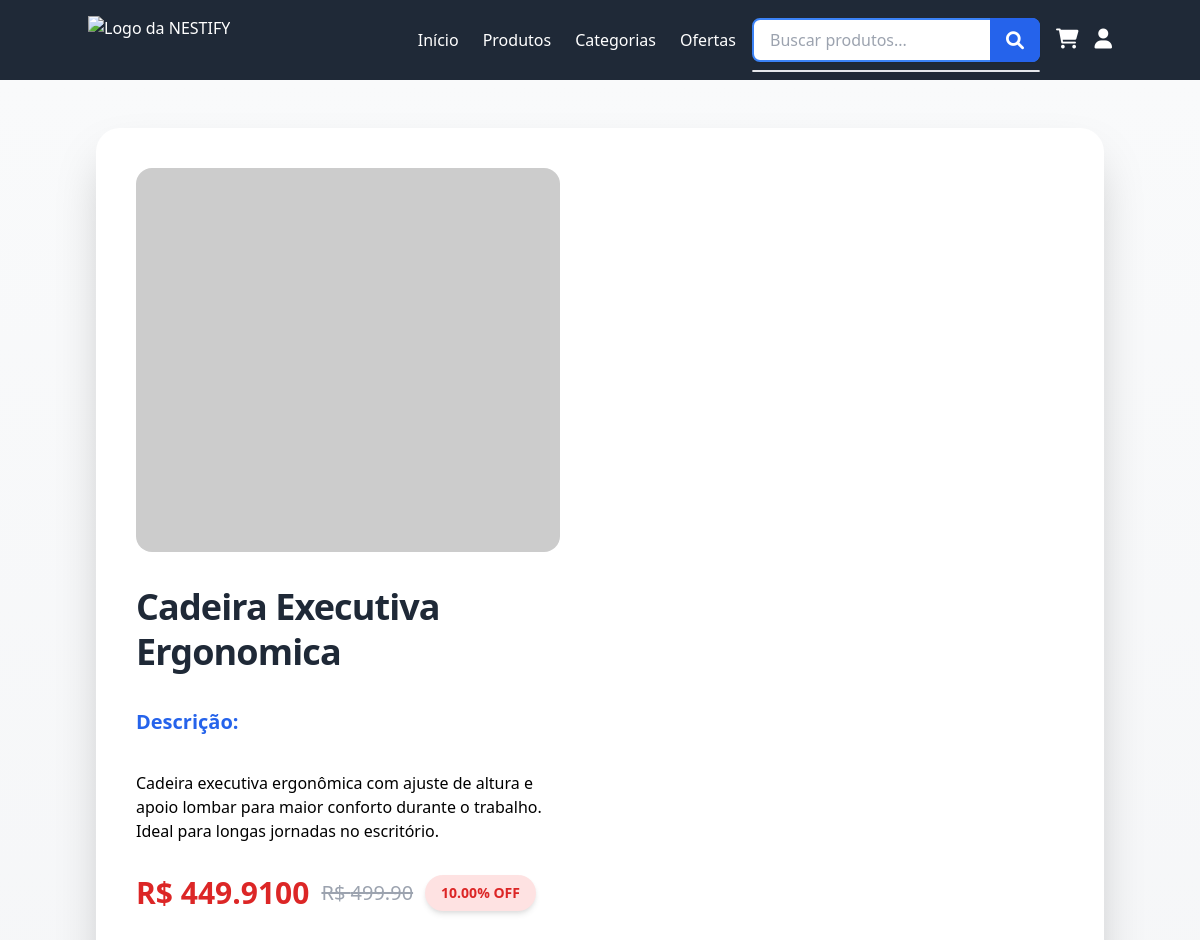
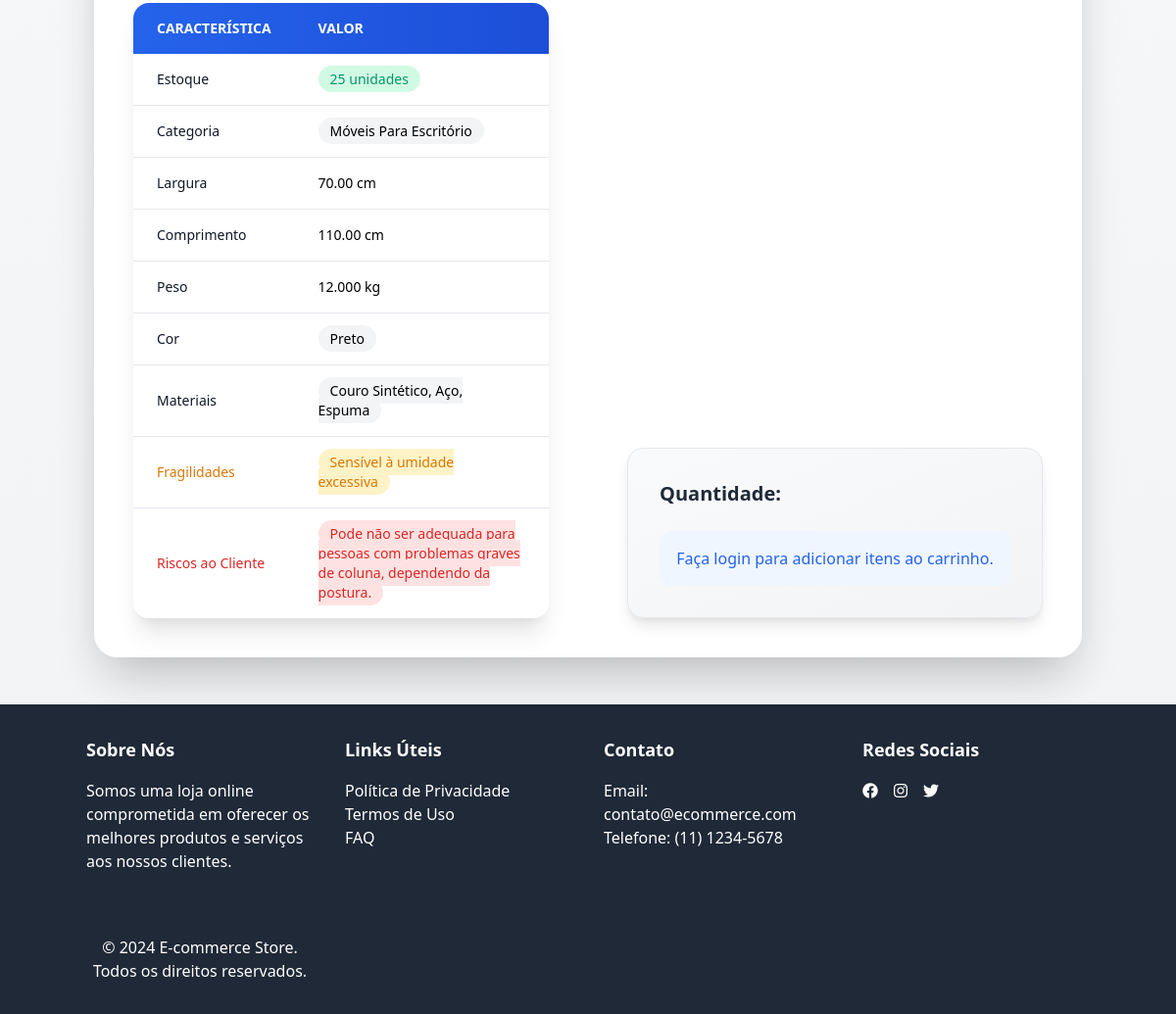
The app's page /product_detail/1/ with its own data (2 pictures, top to bottom).
### loja/models.py (models this page shows, shortened)
class Product(models.Model):
    image = models.ImageField(upload_to='products/', blank=True, null=True)
    name = models.CharField(max_length=100)
    description = models.TextField()
    price = models.DecimalField(max_digits=10, decimal_places=2, validators=[MinValueValidator(Decimal('0.01'))])
    discount = models.DecimalField(max_digits=5, decimal_places=2, validators=[MinValueValidator(0), MaxValueValidator(100)], default=0)
    stock = models.PositiveIntegerField()
    category = models.ForeignKey(Category, on_delete=models.CASCADE, related_name='products')
    width = models.DecimalField(max_digits=10, decimal_places=2, help_text="Product width in centimeters", validators=[MinValueValidator(0)])
    length = models.DecimalField(max_digits=10, decimal_places=2, help_text="Product length in centimeters", validators=[MinValueValidator(0)])
    height = models.DecimalField(max_digits=10, decimal_places=2, help_text="Product height in centimeters", validators=[MinValueValidator(0)])
    weight = models.DecimalField(max_digits=10, decimal_places=3, help_text="Product weight in kilograms", validators=[MinValueValidator(0)])
    color = models.CharField(max_length=30)
    materials = models.CharField(max_length=255, help_text="Product materials, separated by comma")
    fragilities = models.TextField(help_text="Product fragilities, if any", blank=True, null=True)
    customer_risk = models.TextField(help_text="Possible risks to customer", blank=True, null=True)
    def price_with_discount(self):
        return Decimal(self.price * (1 - self.discount / 100) )

class Category(models.Model):
    image = models.ImageField(upload_to='categories/')
    name = models.CharField(max_length=50, unique=True)
    description = models.TextField(blank=True, null=True)
    def __str__(self):
        return self.name

### loja/views.py (the view)
# urls.py: path('product_detail/<int:product_id>/', views.product_detail, name='product_detail'),
def product_detail(request, product_id):
    products = get_object_or_404(Product, id=product_id)
    return render(request, 'product_detail.html', {'products': products})

### loja/templates/product_detail.html (shortened to what this page needs)
      {% extends 'base.html' %}
      {% block content %}
      <main class="px-4 md:px-24 py-12 bg-gradient-to-b from-gray-50 to-gray-100 min-h-screen">
          <section class="max-w-6xl mx-auto p-10 bg-white shadow-2xl rounded-3xl transition-all duration-300 hover:shadow-3xl backdrop-blur-sm">
              <section class="grid grid-cols-1 md:grid-cols-2 gap-20">
                  <article class="space-y-8">
                      <div class="relative group overflow-hidden rounded-2xl">
                        {% if products.image %}
                        <img src="{{ products.image.url }}" alt="{{ products.name }}" class="w-full h-96 object-cover shadow-lg transition-transform duration-500 group-hover:scale-110">
                        {% else %}
                        <img src="https://via.placeholder.com/300" alt="{{ products.name }}" class="w-full h-96 object-cover shadow-lg transition-transform duration-500 group-hover:scale-110">
                        {% endif %}
                      </div>
                      <h1 class="text-4xl font-bold text-gray-800 tracking-tight leading-tight hover:text-blue-600 transition-colors duration-300">{{ products.name }}</h1>
                      <p class="text-xl text-gray-600 leading-relaxed"><span class="font-semibold text-blue-600">Descrição:</span> {{ products.description|linebreaks }}</p>
                      {% if products.discount %}
                          <div class="flex items-center gap-3 flex-wrap">
                              <p class="text-3xl font-bold text-red-600 animate-pulse">R$ {{ products.price_with_discount}}</p>
                              <p class="text-xl line-through text-gray-400">R$ {{ products.price }}</p>
                              <span class="bg-red-100 text-red-600 px-4 py-2 rounded-full text-sm font-semibold shadow-md">{{ products.discount }}% OFF</span>
                          </div>
                      {% else %}
                          <p class="text-3xl font-bold text-green-600 hover:text-green-700 transition-colors duration-300">R$ {{ products.price }}</p>
                      {% endif %}
                      <section class="overflow-hidden shadow-xl rounded-2xl animate-fade-in hover:shadow-2xl transition-shadow duration-300">
                          <table class="w-full text-sm text-left">
                              <thead class="text-sm text-white uppercase bg-gradient-to-r from-blue-600 to-blue-700">
                                  <tr>
                                      <th scope="col" class="px-6 py-4 font-bold">Característica</th>
                                      <th scope="col" class="px-6 py-4 font-bold">Valor</th>
                                  </tr>
                              </thead>
                              <tbody>
                                  <tr class="bg-white border-b hover:bg-blue-50 transition-colors duration-200">
                                      <th scope="row" class="px-6 py-4 font-medium text-gray-900">Estoque</th>
                                      <td class="px-6 py-4">
                                          {% if products.stock > 0 %}
                                              <span class="text-green-600 font-medium bg-green-100 px-3 py-1 rounded-full">{{ products.stock }} unidades</span>
                                          {% else %}
                                              <span class="text-red-600 font-medium bg-red-100 px-3 py-1 rounded-full">Indisponível</span>
                                          {% endif %}
                                      </td>
                                  </tr>
                                  <tr class="bg-white border-b hover:bg-blue-50 transition-colors duration-200">
                                      <th scope="row" class="px-6 py-4 font-medium text-gray-900">Categoria</th>
                                      <td class="px-6 py-4"><span class="bg-gray-100 px-3 py-1 rounded-full">{{ products.category|title }}</span></td>
                                  </tr>
                                  <tr class="bg-white border-b hover:bg-blue-50 transition-colors duration-200">
                                      <th scope="row" class="px-6 py-4 font-medium text-gray-900">Largura</th>
                                      <td class="px-6 py-4">{{ products.length }} cm</td>
                                  </tr>
                                  <tr class="bg-white border-b hover:bg-blue-50 transition-colors duration-200">
                                      <th scope="row" class="px-6 py-4 font-medium text-gray-900">Comprimento</th>
                                      <td class="px-6 py-4">{{ products.height }} cm</td>
                                  </tr>
                                  <tr class="bg-white border-b hover:bg-blue-50 transition-colors duration-200">
                                      <th scope="row" class="px-6 py-4 font-medium text-gray-900">Peso</th>
                                      <td class="px-6 py-4">{{ products.weight }} kg</td>
                                  </tr>
                                  <tr class="bg-white border-b hover:bg-blue-50 transition-colors duration-200">
                                      <th scope="row" class="px-6 py-4 font-medium text-gray-900">Cor</th>
                                      <td class="px-6 py-4"><span class="bg-gray-100 px-3 py-1 rounded-full">{{ products.color|title }}</span></td>
                                  </tr>
                                  <tr class="bg-white border-b hover:bg-blue-50 transition-colors duration-200">
                                      <th scope="row" class="px-6 py-4 font-medium text-gray-900">Materiais</th>
                                      <td class="px-6 py-4"><span class="bg-gray-100 px-3 py-1 rounded-full">{{ products.materials|title }}</span></td>
                                  </tr>
                                  {% if products.fragilities %}
                                  <tr class="bg-white border-b hover:bg-yellow-50 transition-colors duration-200">
                                      <th scope="row" class="px-6 py-4 font-medium text-yellow-600">Fragilidades</th>
                                      <td class="px-6 py-4"><span class="bg-yellow-100 text-yellow-600 px-3 py-1 rounded-full">{{ products.fragilities }}</span></td>
                                  </tr>
                                  {% endif %}
                                  {% if products.customer_risk %}
                                  <tr class="bg-white hover:bg-red-50 transition-colors duration-200">
                                      <th scope="row" class="px-6 py-4 font-medium text-red-600">Riscos ao Cliente</th>
                                      <td class="px-6 py-4"><span class="bg-red-100 text-red-600 px-3 py-1 rounded-full">{{ products.customer_risk }}</span></td>
                                  </tr>
                                  {% endif %}
                              </tbody>
                          </table>
                      </section>
                  </article>
                  <article class="flex flex-col justify-end space-y-6">
                      <div class="bg-gradient-to-br from-gray-50 to-gray-100 p-8 rounded-2xl shadow-lg border border-gray-200 hover:shadow-xl transition-all duration-300 transform hover:scale-[1.02]">
                          <p class="text-xl font-bold mb-6 text-gray-800">Quantidade:</p>
                          {% if user.is_authenticated %}
                            <form method="post" action="{% url 'add_to_cart' products.id %}" class="space-y-6">
                            {% csrf_token %}
                              <div class="relative">
                                  <input type="number" name="quantity" min="1" max="{{ products.stock }}" value="1"
                                         class="w-full p-4 text-lg border border-gray-300 rounded-xl focus:ring-4 focus:ring-blue-500/20 focus:border-blue-500 transition-all duration-300"
                                         {% if products.stock == 0 %}disabled{% endif %}>
                                  <span class="absolute right-4 top-1/2 transform -translate-y-1/2 text-gray-400">unidades</span>
                              </div>
                              <input type="hidden" name="product_id" value="{{ products.id }}">
                              <button type="submit"
                                      class="w-full py-4 px-6 bg-gradient-to-r from-blue-600 to-blue-700 text-white text-lg font-bold rounded-xl shadow-lg hover:from-blue-700 hover:to-blue-800 focus:outline-none focus:ring-4 focus:ring-blue-500/50 transition-all duration-300 transform hover:scale-[1.02] active:scale-[0.98] disabled:opacity-50 disabled:cursor-not-allowed disabled:hover:scale-100"
                                      {% if products.stock == 0 %}disabled{% endif %}>
                                  {% if products.stock > 0 %}
                                      <span class="flex items-center justify-center gap-2">
                                          <svg xmlns="http://www.w3.org/2000/svg" class="h-6 w-6" fill="none" viewBox="0 0 24 24" stroke="currentColor">
                                              <path stroke-linecap="round" stroke-linejoin="round" stroke-width="2" d="M3 3h2l.4 2M7 13h10l4-8H5.4M7 13L5.4 5M7 13l-2.293 2.293c-.63.63-.184 1.707.707 1.707H17m0 0a2 2 0 100 4 2 2 0 000-4zm-8 2a2 2 0 11-4 0 2 2 0 014 0z" />
                                          </svg>
                                          Adicionar ao carrinho
                                      </span>
                                  {% else %}
                                      <span class="flex items-center justify-center gap-2">
                                          <svg xmlns="http://www.w3.org/2000/svg" class="h-6 w-6" fill="none" viewBox="0 0 24 24" stroke="currentColor">
                                              <path stroke-linecap="round" stroke-linejoin="round" stroke-width="2" d="M12 8v4m0 4h.01M21 12a9 9 0 11-18 0 9 9 0 0118 0z" />
                                          </svg>
                                          Produto Indisponível
                                      </span>
                                  {% endif %}
                              </button>
                          </form>
                          {% else %}
                            <div class="text-center p-4 bg-blue-50 rounded-xl">
                                <p class="text-blue-600"><a href="{% url 'login' %}?next={{ request.path }}" class="font-medium hover:underline">Faça login</a> para adicionar itens ao carrinho.</p>
                            </div>
                          {% endif %}
                      </div>
                  </article>
              </section>
          </section>
      </main>
      {% endblock %}

### loja/templates/product_detail.html (style rules this page uses)
.animate-fade-in { animation: fadeIn 0.8s ease-out; }

### records on screen
Product: name "Cadeira Executiva Ergonomica", description "Cadeira executiva ergonômica com ajuste de altura e apoio lombar para maior conforto durante o trabalho. Ideal para longas jornadas no escritório.", price_with_discount "449.9100", price "499.90", discount "10.00", stock "25", category "Móveis Para Escritório", length "70.00", height "110.00", weight "12.000", color "Preto", materials "Couro Sintético, Aço, Espuma", fragilities "Sensível à umidade excessiva", customer_risk "Pode não ser adequada para pessoas com problemas graves de coluna, dependendo da postura."
